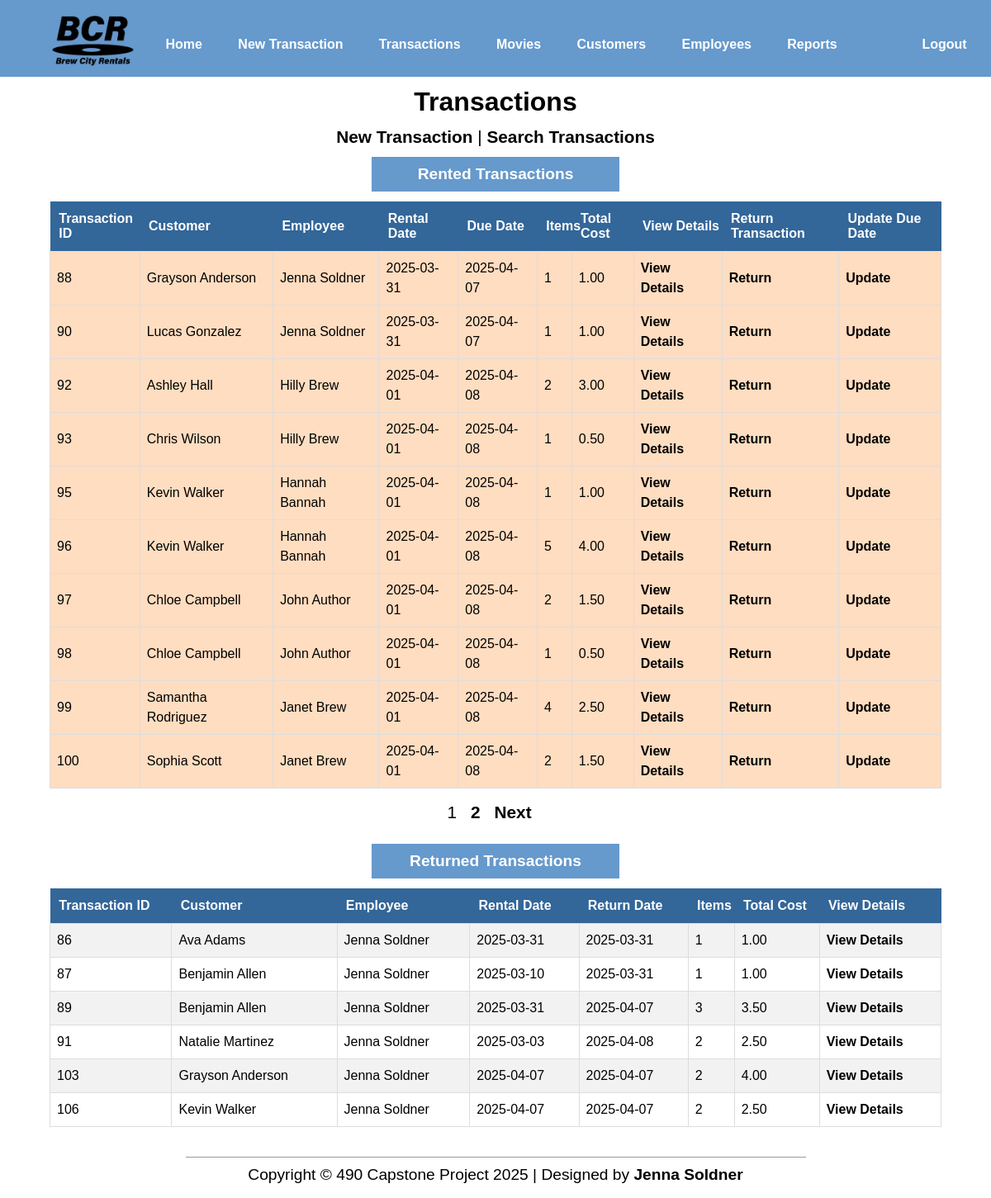
/htdocs/transactions/index.php (signed in), run on the app's committed database.
### tables this page shows
CREATE TABLE `Transactions` (
  `TransID` int NOT NULL,
  `CustID` int NOT NULL,
  `EmpID` int NOT NULL,
  `RentalDate` date DEFAULT NULL,
  `DueDate` date DEFAULT NULL,
  `ReturnDate` date DEFAULT NULL,
  `Status` enum('Rented','Returned') NOT NULL DEFAULT 'Rented',
  `NumItems` int NOT NULL,
  `TotalCost` decimal(10,2) DEFAULT NULL,
  `PaymentMethod` enum('Cash','Card','Check','') DEFAULT NULL,
  `PaymentDetails` varchar(100) NOT NULL
);

### htdocs/transactions/index.php (the view, shortened to what this page needs)
<?php
include ('../includes/header.php');
if (!isset($_SESSION['empid'])){
    echo("<h2>You are not logged in.</h2>
			<form action='/BCR/htdocs/Home/login.php''>
            <input type='submit' name='submit' value='Login'/>
        </form>
    <p><br /><br /></p>");
    include ('../includes/footer.php');
	exit();
}else{
    require_once ('../../mysqli_connect.php');
    echo ("<center>");
    echo ("<h1 class='pagetitle'>Transactions</h1>");
    echo ("<p id='searchUpdate'><a href=add.php id='add'>New Transaction</a> | <a href=searchform.php id='search'>Search Transactions</a></p>");
    $display = 10;
    $display2 = 10;
    if (isset($_GET['p_rented']) && is_numeric($_GET['p_rented'])) {
        $pages_rented = $_GET['p_rented'];
    } else {
        $queryRented = "SELECT COUNT(TransID) FROM Transactions WHERE Status = 'Rented'";
        $resultRented = @mysqli_query($dbc, $queryRented);
        $rowRented = @mysqli_fetch_array($resultRented, MYSQLI_NUM);
        $recordsRented = $rowRented[0];
        $pages_rented = ($recordsRented > $display) ? ceil($recordsRented / $display) : 1;
    }
    $startRented = (isset($_GET['s_rented']) && is_numeric($_GET['s_rented'])) ? $_GET['s_rented'] : 0;
    $queryRented = "SELECT t.TransID, CONCAT(c.FirstName, ' ', c.LastName) AS CustomerName,
                            CONCAT(e.FirstName, ' ', e.LastName) AS EmployeeName,
                            t.RentalDate, t.DueDate, t.NumItems, t.TotalCost
                     FROM Transactions t
                     JOIN Customers c ON t.CustID = c.CustID
                     JOIN Users e ON t.EmpID = e.EmpID
                     WHERE t.Status = 'Rented'
                     LIMIT $startRented, $display";
    $resultRented = @mysqli_query($dbc, $queryRented);
    $startReturned = (isset($_GET['s_returned']) && is_numeric($_GET['s_returned'])) ? $_GET['s_returned'] : 0;
    $queryReturned = "SELECT t.TransID, CONCAT(c.FirstName, ' ', c.LastName) AS CustomerName,
                             CONCAT(e.FirstName, ' ', e.LastName) AS EmployeeName,
                             t.RentalDate, t.ReturnDate, t.NumItems, t.TotalCost
                      FROM Transactions t
                      JOIN Customers c ON t.CustID = c.CustID
                      JOIN Users e ON t.EmpID = e.EmpID
                      WHERE t.Status = 'Returned'
                      LIMIT $startReturned, $display2";
    $resultReturned = @mysqli_query($dbc, $queryReturned);
    echo "<h2 class='transTableHeader'>Rented Transactions</h2>";
    echo "<table id='allTables'><tr>
            <th>Transaction ID</th><th>Customer</th><th>Employee</th><th>Rental Date</th><th>Due Date</th><th>Items</th><th>Total Cost</th><th>View Details</th><th>Return Transaction</th><th>Update Due Date</th>
            </tr>";
    while ($row = mysqli_fetch_array($resultRented, MYSQLI_ASSOC)) {
        $dueDate = strtotime($row['DueDate']);
        $currentDate = strtotime(date('Y-m-d'));
        $highlightClass = ($dueDate < $currentDate) ? 'highlight' : '';
        echo "<tr class='$highlightClass'><td>" . $row['TransID'] . "</td>";
        echo "<td>" . $row['CustomerName'] . "</td>";
        echo "<td>" . $row['EmployeeName'] . "</td>";
        echo "<td>" . $row['RentalDate'] . "</td>";
        echo "<td>" . $row['DueDate'] . "</td>";
        echo "<td>" . $row['NumItems'] . "</td>";
        echo "<td>" . $row['TotalCost'] . "</td>";
        echo "<td><a href='details.php?id=" . $row['TransID'] . "'>View Details</a></td>";
        echo "<td><a href='return.php?id=" . $row['TransID'] . "'>Return</a></td>";
        echo "<td><a href='updateform.php?id=" . $row['TransID'] . "'>Update</a></td>";
    }
    echo "</table> <hr>";
   if ($pages_rented > 1) {
    echo '<br/><table id="paging"><tr>';
    $current_pageRented = ($startRented / $display) + 1;
    for ($i = 1; $i <= $pages_rented; $i++) {
        echo ($i != $current_pageRented) ? '<td><a href="index.php?s_rented=' . (($display * ($i - 1))) . '&p_rented=' . $pages_rented . '"> ' . $i . ' </a></td>' : '<td>' . $i . '</td>';
    }
    if ($current_pageRented != $pages_rented) {
        echo '<td><a href="index.php?s_rented=' . ($startRented + $display) . '&p_rented=' . $pages_rented . '"> Next </a></td>';
    }
    echo '</tr></table>';
}
    echo "<h2 class='transTableHeader transTableHeader2'>Returned Transactions</h2>";
    echo "<table id='allTables'><tr>
            <th>Transaction ID</th><th>Customer</th><th>Employee</th><th>Rental Date</th><th>Return Date</th><th>Items</th><th>Total Cost</th><th>View Details</th>
            </tr>";
    while ($row2 = mysqli_fetch_array($resultReturned, MYSQLI_ASSOC)) {
        echo "<tr><td>" . $row2['TransID'] . "</td>";
        echo "<td>" . $row2['CustomerName'] . "</td>";
        echo "<td>" . $row2['EmployeeName'] . "</td>";
        echo "<td>" . $row2['RentalDate'] . "</td>";
        echo "<td>" . $row2['ReturnDate'] . "</td>";
        echo "<td>" . $row2['NumItems'] . "</td>";
        echo "<td>" . $row2['TotalCost'] . "</td>";
        echo "<td><a href='details.php?id=" . $row2['TransID'] . "'>View Details</a></td>";
    }
    echo "</table>";
    include ('../includes/footer.php');
}
?>

### htdocs/transactions/index.php (style rules this page uses)
.highlight { background-color: #FFDDC1 !important; }

### data on the page
transactions: TransID "88", CustomerName "Grayson Anderson", EmployeeName "Jenna Soldner", RentalDate "2025-03-31", DueDate "2025-04-07", NumItems "1", TotalCost "1.00"
transactions: TransID "90", CustomerName "Lucas Gonzalez", EmployeeName "Jenna Soldner", RentalDate "2025-03-31", DueDate "2025-04-07", NumItems "1", TotalCost "1.00"
transactions: TransID "92", CustomerName "Ashley Hall", EmployeeName "Hilly Brew", RentalDate "2025-04-01", DueDate "2025-04-08", NumItems "2", TotalCost "3.00"
transactions: TransID "93", CustomerName "Chris Wilson", EmployeeName "Hilly Brew", RentalDate "2025-04-01", DueDate "2025-04-08", NumItems "1", TotalCost "0.50"
transactions: TransID "95", CustomerName "Kevin Walker", EmployeeName "Hannah Bannah", RentalDate "2025-04-01", DueDate "2025-04-08", NumItems "1", TotalCost "1.00"
transactions: TransID "96", CustomerName "Kevin Walker", EmployeeName "Hannah Bannah", RentalDate "2025-04-01", DueDate "2025-04-08", NumItems "5", TotalCost "4.00"
transactions: TransID "97", CustomerName "Chloe Campbell", EmployeeName "John Author", RentalDate "2025-04-01", DueDate "2025-04-08", NumItems "2", TotalCost "1.50"
transactions: TransID "98", CustomerName "Chloe Campbell", EmployeeName "John Author", RentalDate "2025-04-01", DueDate "2025-04-08", NumItems "1", TotalCost "0.50"
transactions: TransID "99", CustomerName "Samantha Rodriguez", EmployeeName "Janet Brew", RentalDate "2025-04-01", DueDate "2025-04-08", NumItems "4", TotalCost "2.50"
transactions: TransID "100", CustomerName "Sophia Scott", EmployeeName "Janet Brew", RentalDate "2025-04-01", DueDate "2025-04-08", NumItems "2", TotalCost "1.50"
transactions: TransID "86", CustomerName "Ava Adams", EmployeeName "Jenna Soldner", RentalDate "2025-03-31", ReturnDate "2025-03-31", NumItems "1", TotalCost "1.00"
transactions: TransID "87", CustomerName "Benjamin Allen", EmployeeName "Jenna Soldner", RentalDate "2025-03-10", ReturnDate "2025-03-31", NumItems "1", TotalCost "1.00"
transactions: TransID "89", CustomerName "Benjamin Allen", EmployeeName "Jenna Soldner", RentalDate "2025-03-31", ReturnDate "2025-04-07", NumItems "3", TotalCost "3.50"
transactions: TransID "91", CustomerName "Natalie Martinez", EmployeeName "Jenna Soldner", RentalDate "2025-03-03", ReturnDate "2025-04-08", NumItems "2", TotalCost "2.50"
transactions: TransID "103", CustomerName "Grayson Anderson", EmployeeName "Jenna Soldner", RentalDate "2025-04-07", ReturnDate "2025-04-07", NumItems "2", TotalCost "4.00"
transactions: TransID "106", CustomerName "Kevin Walker", EmployeeName "Jenna Soldner", RentalDate "2025-04-07", ReturnDate "2025-04-07", NumItems "2", TotalCost "2.50"
